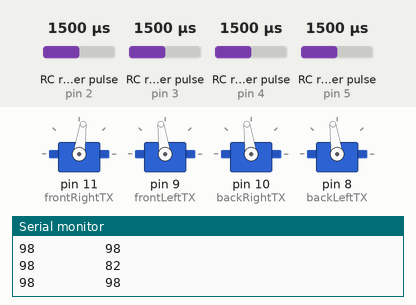
This sketch was run on a simulated Arduino Uno, built with avr-gcc and run on an emulated ATmega328P. Parts: 4 × servo, the last lines printed to the serial monitor. Wiring (inferred from the names in the program): 4 × RC receiver channel: data pin 2 / data pin 3 / data pin 4 / data pin 5. The test bench sets the inputs (shaded band); at power-on: RC receiver pulse (sensors on pin 3, pin 4, pin 2, pin 5) 1500 µs.

Above: at 1.2 s.
1.3 s: RC receiver pulse (sensor on pin 3) set to 1020 µs
At 1.9 s:
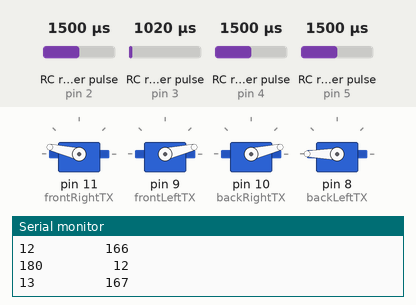
4.3 s: RC receiver pulse (sensor on pin 4) set to 1020 µs
7.3 s: RC receiver pulse (sensor on pin 2) set to 1980 µs
At 8.5 s:
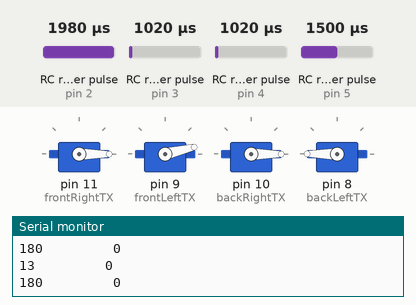
8.8 s: RC receiver pulse (sensor on pin 5) set to 1491 µs
At 8.98 s:
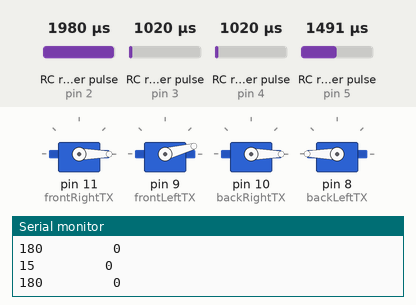
11.8 s: RC receiver pulse (sensor on pin 3) set to 1250 µs
At 12.6 s:
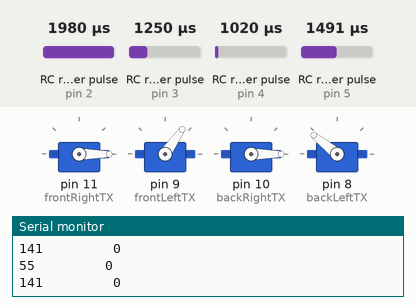
13.5 s: RC receiver pulse (sensor on pin 2) set to 1020 µs
At 14.5 s:
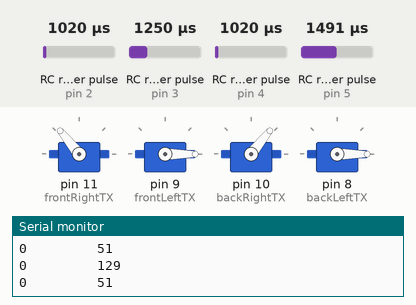
Timing chart, 0 to 16.0 s (numbered marks = the images above; inputs shaded):
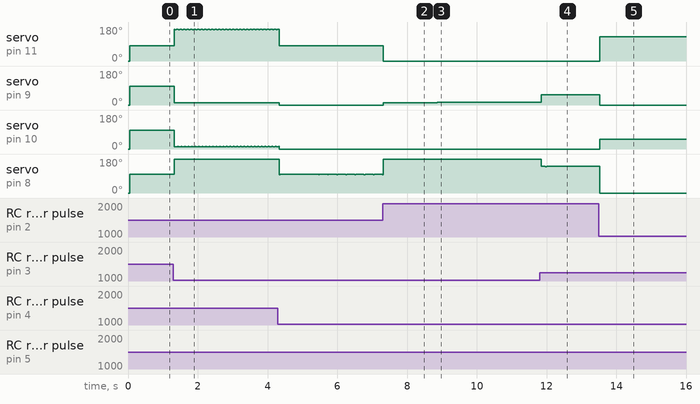

Measured:
- after the input at 1.3 s, servo on pin 11 (frontRightTX): 82° → 167° at once, then repeats every 0.10 s: 166° 0.04 s, 167° 0.04 s, 168° 0.02 s; servo on pin 9 (frontLeftTX): alternates 13° for 0.04 s and 12° for 0.06 s, starting at once
- after the input at 7.3 s, servo on pin 11 (frontRightTX): 81° → 0° at once; servo on pin 9 (frontLeftTX): 0° → 13° at once
- after the input at 8.8 s, servo on pin 9 (frontLeftTX): 13° → 15° after 0.06 s
- after the input at 11.8 s, servo on pin 9 (frontLeftTX): 15° → 55° at once
- after the input at 13.5 s, servo on pin 11 (frontRightTX): 0° → 129° at once; servo on pin 9 (frontLeftTX): 55° → 0° at once; servo on pin 10 (backRightTX): 0° → 51° at once; servo on pin 8 (backLeftTX): 141° → 0° at once

The sketch:

drone.ino
```cpp
#include <Servo.h>

const int vrA = 13;
int vrAVal = 0;

bool start = false;

Servo frontRight;     // create servo objects to control the ESCs
Servo frontLeft;
Servo backRight;
Servo backLeft;

const int throttle = 4;
const int pitch = 5;
const int roll = 2;
const int yaw = 3;

const int frontRightTX = 11; // White
const int frontLeftTX = 9; // Green
const int backRightTX = 10; // Yellow
const int backLeftTX = 8; // Orange


unsigned long pulseWidth;  // value from the transmitter

void simpleScale(int* frontRight, int* frontLeft, int*backRight, int*backLeft, const int MIN, const int MAX) {
  *frontRight = max(0, min(180, *frontRight));
  *frontLeft = max(0, min(180, *frontLeft));
  *backRight = max(0, min(180, *backRight));
  *backLeft = max(0, min(180, *backLeft));
}

void scale(int* frontRight, int* frontLeft, int*backRight, int*backLeft, const int MIN, const int MAX, int minFound, int maxFound) {
  if (maxFound>MAX || minFound<MIN) {
    *frontRight = (*frontRight - minFound)/(maxFound-minFound) * (MAX-MIN) + MIN;
    *frontLeft = (*frontLeft - minFound)/(maxFound-minFound) * (MAX-MIN) + MIN;
    *backRight = (*backRight - minFound)/(maxFound-minFound) * (MAX-MIN) + MIN;
    *backLeft = (*backLeft - minFound)/(maxFound-minFound) * (MAX-MIN) + MIN;
  }
}


int findMax(int A, int B, int C, int D) {
  return max(A, max(B, max(C, D)));
}

int findMin(int A, int B, int C, int D) {
  return min(A, min(B, min(C, D)));
}


void setup() {
  pinMode(vrA, INPUT);
  pinMode(throttle, INPUT);
  pinMode(pitch, INPUT);
  pinMode(roll, INPUT);
  pinMode(yaw, INPUT);
  frontRight.attach(frontRightTX, 1000, 2000); // (pin, min pulse width, max pulse width in microseconds)
  frontLeft.attach(frontLeftTX, 1000, 2000);
  backRight.attach(backRightTX, 1000, 2000);
  backLeft.attach(backLeftTX, 1000, 2000);
  frontRight.write(0);
  frontLeft.write(0);
  backLeft.write(0);
  backRight.write(0);
  Serial.begin(9600);
  vrAVal = 0;
}

void loop() {
  // while (!vrAVal && !start) {
  //   int vrAVal = map(pulseIn(vrA,HIGH), 990, 1984, 0, 1);
  //   if (vrAVal) start = true;
  // }

  // Get values from all 4 channels
  int throttleVal, pitchVal, rollVal, yawVal;
  pulseWidth = pulseIn(throttle, HIGH);
  throttleVal = map(pulseWidth, 970, 1982, 0, 180);

  pulseWidth = pulseIn(pitch, HIGH);
  pitchVal = map(pulseWidth, 970, 1982, -90, 90);

  pulseWidth = pulseIn(roll, HIGH);
  rollVal = map(pulseWidth, 970, 1982, -90, 90);

  pulseWidth = pulseIn(yaw, HIGH);
  yawVal = map(pulseWidth, 970, 1982, -90, 90);

  int frontRightPower, frontLeftPower, backLeftPower, backRightPower;


  frontRightPower = throttleVal - pitchVal - rollVal - yawVal;
  backRightPower  = throttleVal + pitchVal - rollVal + yawVal;
  backLeftPower   = throttleVal + pitchVal + rollVal - yawVal;
  frontLeftPower  = throttleVal - pitchVal + rollVal + yawVal;


  int maxPower = findMax(frontRightPower, frontLeftPower, backRightPower, backLeftPower);
  int minPower = findMin(frontRightPower, frontLeftPower, backRightPower, backLeftPower);
  simpleScale(&frontRightPower, &frontLeftPower, &backRightPower, &backLeftPower, 0, 180);
  // // frontRight.write(frontRightPower);
  // // Serial.println("going");
  Serial.print(frontLeftPower); Serial.print("         ");
  Serial.println(frontRightPower);
  Serial.print(backLeftPower); Serial.print("         ");
  Serial.println(backRightPower);

  frontRight.write(frontRightPower);
  frontLeft.write(frontLeftPower);
  backRight.write(backRightPower);
  backLeft.write(backLeftPower);

}
```
